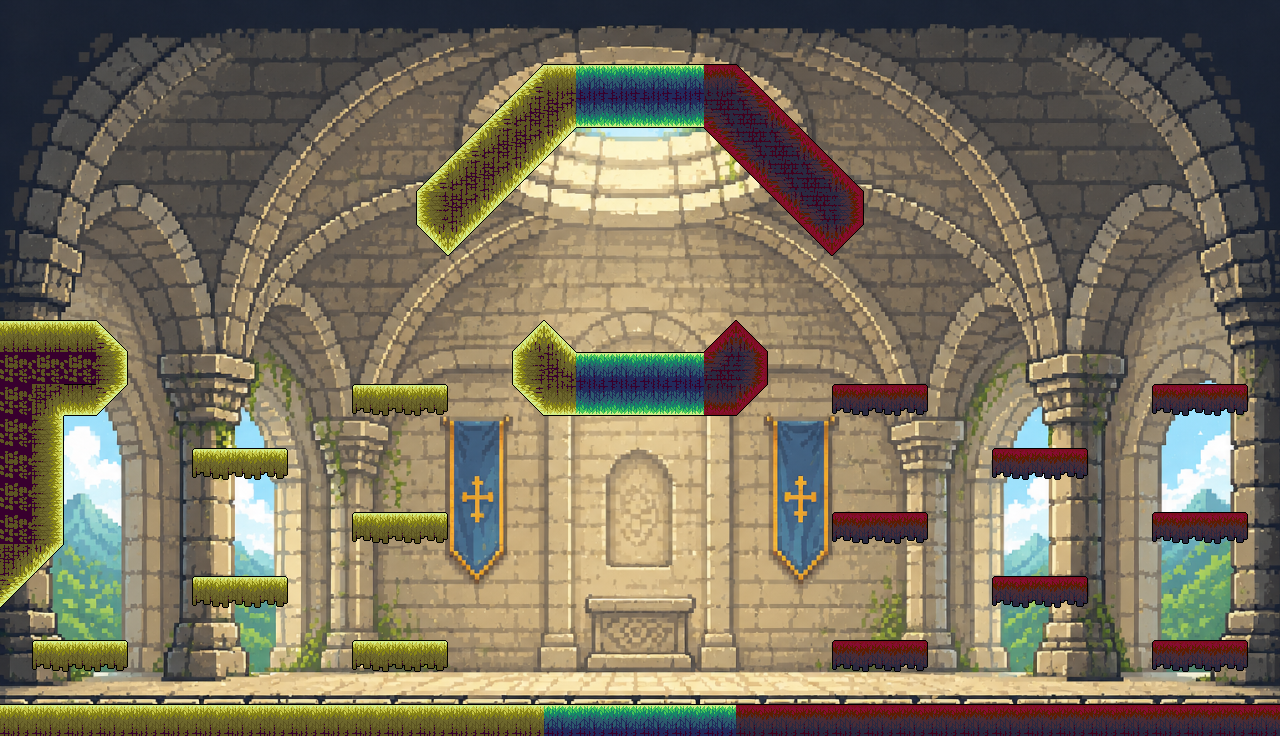

Rendered tile map (Tiled .tmx) drawn with the repository's tilesets; below, a short description and the full map source, tile grids included:
An orthogonal 40x23 tile map with 32x32 px tiles, 1 tile layer (Platforms), 5 tilesets, 1 image layer.

<map version="1.10" tiledversion="1.12.1" orientation="orthogonal" renderorder="right-down" width="40" height="23" tilewidth="32" tileheight="32" infinite="0" nextlayerid="3" nextobjectid="1">
 <tileset firstgid="1" source="Tileset_Tierra_.tsx" />
 <tileset firstgid="97" source="Tileset_cielo.tsx" />
 <tileset firstgid="193" source="Tileset_infierno.tsx" />
 <tileset firstgid="289" source="Tileset_Cielo_girado.tsx" />
 <tileset firstgid="385" source="Decoracion/Señales.tsx" />
 <imagelayer id="2" name="Capa de Imagen 1">
  <image source="../Mapas/Zona_descanso.png" width="1280" height="736" />
 </imagelayer>
 <layer id="1" name="Platforms" width="40" height="23">
  <data encoding="csv">
0,0,0,0,0,0,0,0,0,0,0,0,0,0,0,0,0,0,0,0,0,0,0,0,0,0,0,0,0,0,0,0,0,0,0,0,0,0,0,0,
0,0,0,0,0,0,0,0,0,0,0,0,0,0,0,0,0,0,0,0,0,0,0,0,0,0,0,0,0,0,0,0,0,0,0,0,0,0,0,0,
0,0,0,0,0,0,0,0,0,0,0,0,0,0,0,0,1610612874,2147483746,2147483650,2147483650,2147483650,2147483650,2147483842,3758096618,0,0,0,0,0,0,0,0,0,0,0,0,0,0,0,0,
0,0,0,0,0,0,0,0,0,0,0,0,0,0,0,1610612874,2147483798,1073741974,1073741826,1073741826,1073741826,1073741826,536871158,3758096630,2147483883,0,0,0,0,0,0,0,0,0,0,0,0,0,0,0,
0,0,0,0,0,0,0,0,0,0,0,0,0,0,1610612874,2147483798,1073741974,1073741962,0,0,0,0,536871146,536871158,3758096630,2147483883,0,0,0,0,0,0,0,0,0,0,0,0,0,0,
0,0,0,0,0,0,0,0,0,0,0,0,0,1610612874,2147483798,1073741974,1073741962,0,0,0,0,0,0,1073742059,536871158,3758096630,2147483883,0,0,0,0,0,0,0,0,0,0,0,0,0,
0,0,0,0,0,0,0,0,0,0,0,0,0,536871010,1073741974,1073741962,0,0,0,0,0,0,0,0,1073742059,536871158,3758096578,0,0,0,0,0,0,0,0,0,0,0,0,0,
0,0,0,0,0,0,0,0,0,0,0,0,0,1073741963,1073741962,0,0,0,0,0,0,0,0,0,0,1073742059,1073742058,0,0,0,0,0,0,0,0,0,0,0,0,0,
0,0,0,0,0,0,0,0,0,0,0,0,0,0,0,0,0,0,0,0,0,0,0,0,0,0,0,0,0,0,0,0,0,0,0,0,0,0,0,0,
0,0,0,0,0,0,0,0,0,0,0,0,0,0,0,0,0,0,0,0,0,0,0,0,0,0,0,0,0,0,0,0,0,0,0,0,0,0,0,0,
2147483746,2147483746,2147483746,3758096522,0,0,0,0,0,0,0,0,0,0,0,0,139,138,0,0,0,0,235,234,0,0,0,0,0,0,0,0,0,0,0,0,0,0,0,0,
2147483782,2147483782,2147483782,1073742128,0,0,0,0,0,0,0,0,0,0,0,0,1610612834,150,2,2,2,2,1610612982,2684354754,0,0,0,0,0,0,0,0,0,0,0,0,0,0,0,0,
2147483782,1073741974,1073741927,3758096523,0,0,0,0,0,0,0,145,146,147,0,0,536871050,3221225570,3221225474,3221225474,3221225474,3221225474,3221225666,3221225707,0,0,241,242,243,0,0,0,0,0,0,0,241,242,243,0,
2147483782,1073742128,0,0,0,0,0,0,0,0,0,0,0,0,0,0,0,0,0,0,0,0,0,0,0,0,0,0,0,0,0,0,0,0,0,0,0,0,0,0,
2147483782,1073742128,0,0,0,0,145,146,147,0,0,0,0,0,0,0,0,0,0,0,0,0,0,0,0,0,0,0,0,0,0,241,242,243,0,0,0,0,0,0,
2147483782,1073742128,0,0,0,0,0,0,0,0,0,0,0,0,0,0,0,0,0,0,0,0,0,0,0,0,0,0,0,0,0,0,0,0,0,0,0,0,0,0,
2147483782,1073742128,0,0,0,0,0,0,0,0,0,145,146,147,0,0,0,0,0,0,0,0,0,0,0,0,241,242,243,0,0,0,0,0,0,0,241,242,243,0,
1073741974,1073741962,0,0,0,0,0,0,0,0,0,0,0,0,0,0,0,0,0,0,0,0,0,0,0,0,0,0,0,0,0,0,0,0,0,0,0,0,0,0,
3758096523,0,0,0,0,0,145,146,147,0,0,0,0,0,0,0,0,0,0,0,0,0,0,0,0,0,0,0,0,0,0,241,242,243,0,0,0,0,0,0,
0,0,0,0,0,0,0,0,0,0,0,0,0,0,0,0,0,0,0,0,0,0,0,0,0,0,0,0,0,0,0,0,0,0,0,0,0,0,0,0,
0,145,146,147,0,0,0,0,0,0,0,145,146,147,0,0,0,0,0,0,0,0,0,0,0,0,241,242,243,0,0,0,0,0,0,0,241,242,243,0,
0,0,0,0,0,0,0,0,0,0,0,0,0,0,0,0,0,0,0,0,0,0,0,0,0,0,0,0,0,0,0,0,0,0,0,0,0,0,0,0,
98,98,98,98,98,98,98,98,98,98,98,98,98,98,98,98,98,2,2,2,2,2,2,194,194,194,194,194,194,194,194,194,194,194,194,194,194,194,194,194
</data>
 </layer>
</map>
